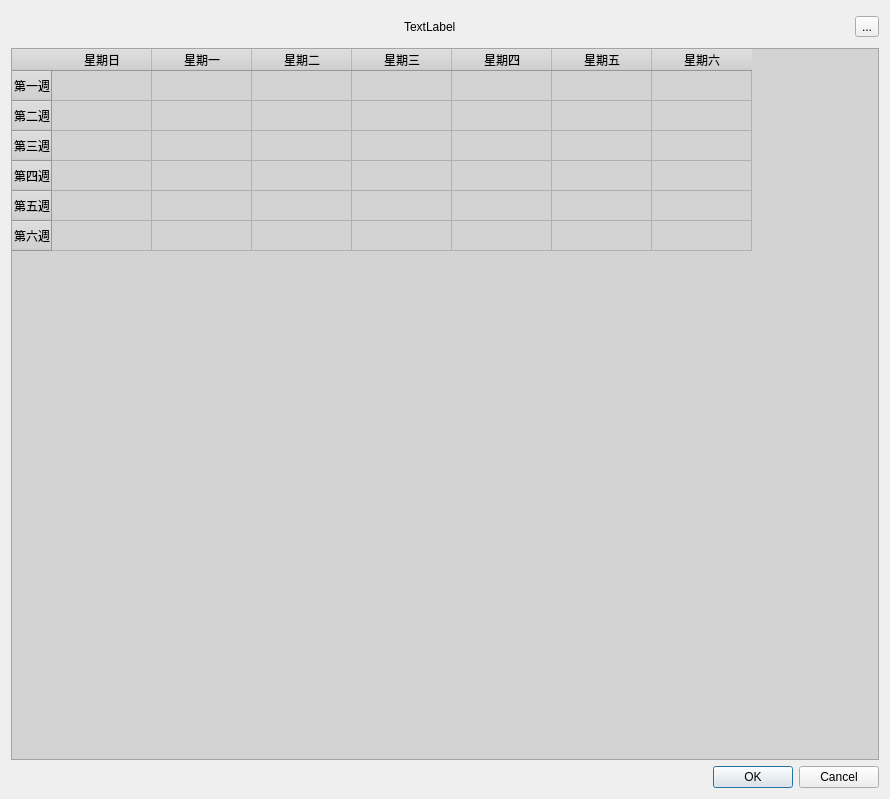
<?xml version="1.0" encoding="UTF-8"?>
<ui version="4.0">
 <class>Dialog_doctor_schedule</class>
 <widget class="QDialog" name="Dialog_doctor_schedule">
  <property name="geometry">
   <rect>
    <x>0</x>
    <y>0</y>
    <width>890</width>
    <height>799</height>
   </rect>
  </property>
  <property name="windowTitle">
   <string>醫師班表</string>
  </property>
  <layout class="QVBoxLayout" name="verticalLayout">
   <item>
    <layout class="QHBoxLayout" name="horizontalLayout_4">
     <property name="topMargin">
      <number>5</number>
     </property>
     <property name="bottomMargin">
      <number>5</number>
     </property>
     <item>
      <spacer name="horizontalSpacer_3">
       <property name="orientation">
        <enum>Qt::Horizontal</enum>
       </property>
       <property name="sizeHint" stdset="0">
        <size>
         <width>40</width>
         <height>20</height>
        </size>
       </property>
      </spacer>
     </item>
     <item>
      <widget class="QLabel" name="label_calendar">
       <property name="text">
        <string>TextLabel</string>
       </property>
      </widget>
     </item>
     <item>
      <spacer name="horizontalSpacer_4">
       <property name="orientation">
        <enum>Qt::Horizontal</enum>
       </property>
       <property name="sizeHint" stdset="0">
        <size>
         <width>40</width>
         <height>20</height>
        </size>
       </property>
      </spacer>
     </item>
     <item>
      <widget class="QToolButton" name="toolButton_clear_calendar">
       <property name="toolTip">
        <string>清除班表</string>
       </property>
       <property name="text">
        <string>...</string>
       </property>
       <property name="icon">
        <iconset>
         <normaloff>../icons/edit-clear.svg</normaloff>../icons/edit-clear.svg</iconset>
       </property>
      </widget>
     </item>
    </layout>
   </item>
   <item>
    <widget class="QTableWidget" name="tableWidget_calendar">
     <property name="styleSheet">
      <string notr="true">background-color: lightgray;</string>
     </property>
     <property name="editTriggers">
      <set>QAbstractItemView::NoEditTriggers</set>
     </property>
     <property name="selectionMode">
      <enum>QAbstractItemView::SingleSelection</enum>
     </property>
     <row>
      <property name="text">
       <string>第一週</string>
      </property>
     </row>
     <row>
      <property name="text">
       <string>第二週</string>
      </property>
     </row>
     <row>
      <property name="text">
       <string>第三週</string>
      </property>
     </row>
     <row>
      <property name="text">
       <string>第四週</string>
      </property>
     </row>
     <row>
      <property name="text">
       <string>第五週</string>
      </property>
     </row>
     <row>
      <property name="text">
       <string>第六週</string>
      </property>
     </row>
     <column>
      <property name="text">
       <string>星期日</string>
      </property>
     </column>
     <column>
      <property name="text">
       <string>星期一</string>
      </property>
     </column>
     <column>
      <property name="text">
       <string>星期二</string>
      </property>
     </column>
     <column>
      <property name="text">
       <string>星期三</string>
      </property>
     </column>
     <column>
      <property name="text">
       <string>星期四</string>
      </property>
     </column>
     <column>
      <property name="text">
       <string>星期五</string>
      </property>
     </column>
     <column>
      <property name="text">
       <string>星期六</string>
      </property>
     </column>
    </widget>
   </item>
   <item>
    <widget class="QDialogButtonBox" name="buttonBox">
     <property name="orientation">
      <enum>Qt::Horizontal</enum>
     </property>
     <property name="standardButtons">
      <set>QDialogButtonBox::Cancel|QDialogButtonBox::Ok</set>
     </property>
    </widget>
   </item>
  </layout>
 </widget>
 <resources/>
 <connections>
  <connection>
   <sender>buttonBox</sender>
   <signal>accepted()</signal>
   <receiver>Dialog_doctor_schedule</receiver>
   <slot>accept()</slot>
   <hints>
    <hint type="sourcelabel">
     <x>248</x>
     <y>254</y>
    </hint>
    <hint type="destinationlabel">
     <x>157</x>
     <y>274</y>
    </hint>
   </hints>
  </connection>
  <connection>
   <sender>buttonBox</sender>
   <signal>rejected()</signal>
   <receiver>Dialog_doctor_schedule</receiver>
   <slot>reject()</slot>
   <hints>
    <hint type="sourcelabel">
     <x>316</x>
     <y>260</y>
    </hint>
    <hint type="destinationlabel">
     <x>286</x>
     <y>274</y>
    </hint>
   </hints>
  </connection>
 </connections>
</ui>
